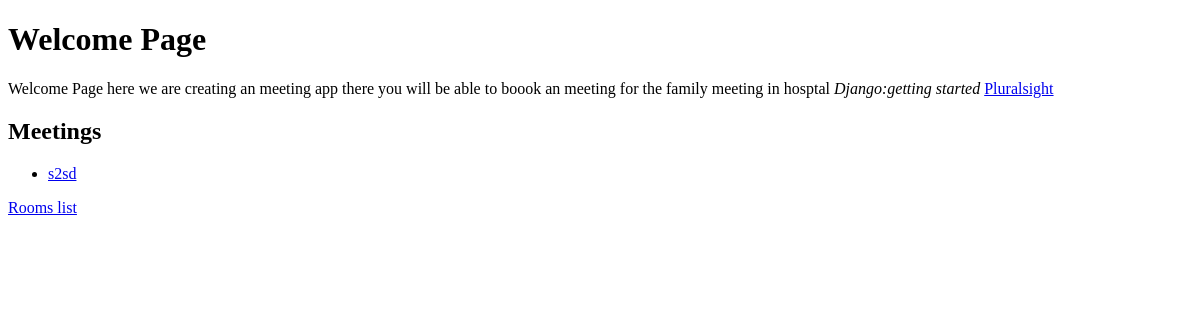
The app's page /, older data.
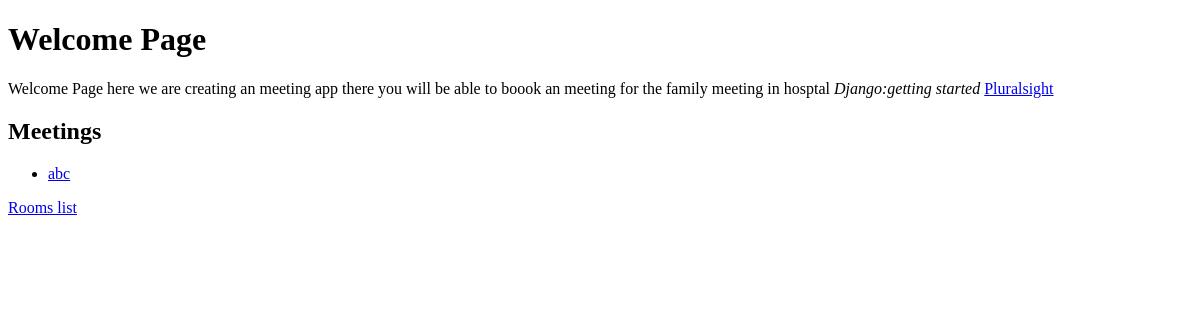
The same page, newer data.
### meetings/models.py (models this page shows, shortened)
class Meeting(models.Model):
  title = models.CharField(max_length=200)
  date = models.DateField()
  start_time = models.TimeField(default=time(9))
  duration = models.IntegerField(default=1)
  room=models.ForeignKey(Room, on_delete=models.CASCADE)

### website/views.py (the view)
# urls.py: path('', welcome,name='welcome'),
def welcome(request):
    return render(request, 'website/welcome.html',
                  {"meetings": Meeting.objects.all()})

### website/templates/website/welcome.html (shortened to what this page needs)
<!DOCTYPE html>
<html>
  <head>
    <link rel="stylesheet" href="" />
  </head>
  <body>
    <h1>Welcome Page</h1>
    <p>
      Welcome Page here we are creating an meeting app there you will be able to
      boook an meeting for the family meeting in hosptal
      <em> Django:getting started</em>
      <a href="https://pluralsight.com">Pluralsight</a>
    </p>
    <h2>Meetings</h2>
    <ul>
      {% for meeting in meetings %}
      <li>
        <a href="{% url 'detail' meeting.id %}"> {{ meeting.title }} </a>
      </li>
      {% endfor %}
    </ul>
    <a href="{% url 'rooms' %}">Rooms list</a>
  </body>
</html>

Row changes from the older to the newer data that the page shows:
removed Meeting: title "s2sd"
added Meeting: title "abc"
